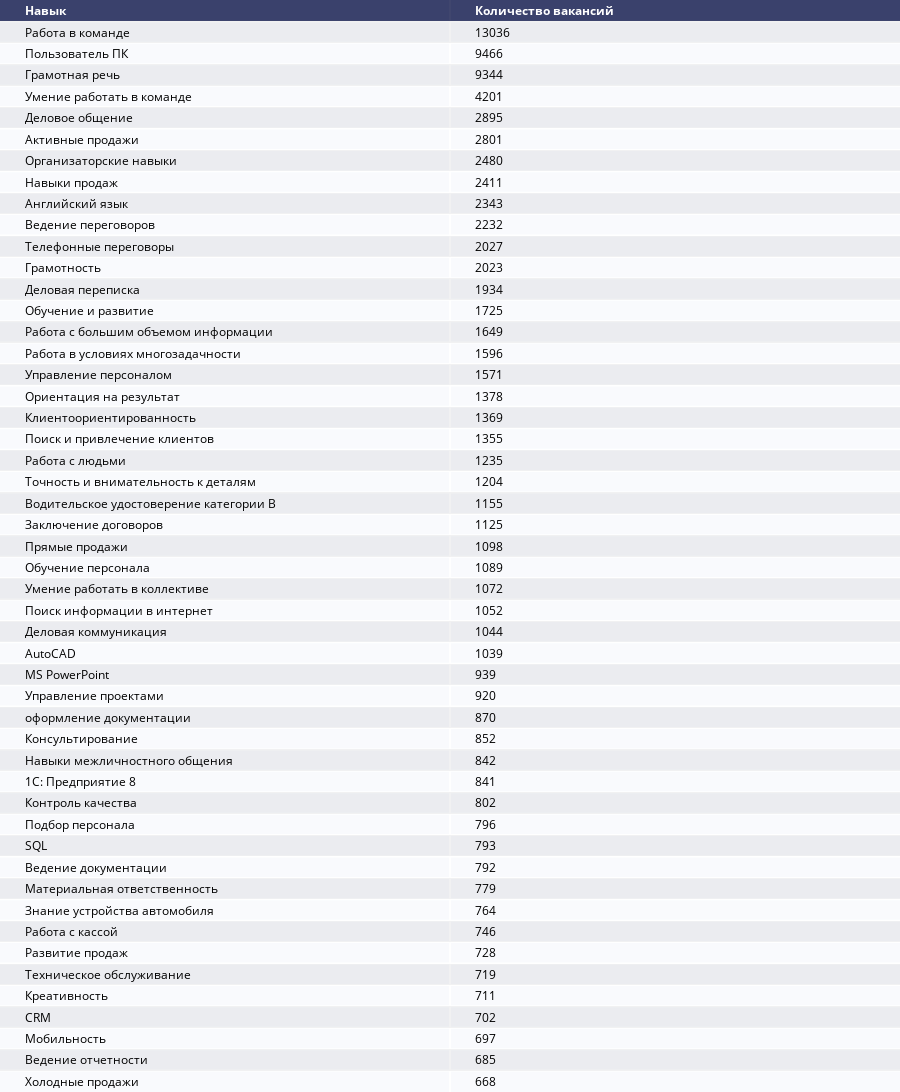

The notebook cell this image was saved under:
### Code cell
ff.create_table([('Навык', 'Количество вакансий')] + count_by_key_skill.most_common(50))

### Figure 1 — Plotly figure (JSON) as saved in the notebook; plotly's stock layout.template omitted (floating-point values rounded to 4 significant figures)
{"data": [{"colorscale": [[0, "#00083e"], [0.5, "#ededee"], [1, "#ffffff"]], "hoverinfo": "none", "opacity": 0.75, "showscale": false, "z": [[0, 0], [0.5, 0.5], [1, 1], [0.5, 0.5], [1, 1], [0.5, 0.5], [1, 1], [0.5, 0.5], [1, 1], [0.5, 0.5], [1, 1], [0.5, 0.5], [1, 1], [0.5, 0.5], [1, 1], [0.5, 0.5], [1, 1], [0.5, 0.5], [1, 1], [0.5, 0.5], [1, 1], [0.5, 0.5], [1, 1], [0.5, 0.5], [1, 1], [0.5, 0.5], [1, 1], [0.5, 0.5], [1, 1], [0.5, 0.5], [1, 1], [0.5, 0.5], [1, 1], [0.5, 0.5], [1, 1], [0.5, 0.5], [1, 1], [0.5, 0.5], [1, 1], [0.5, 0.5], [1, 1], [0.5, 0.5], [1, 1], [0.5, 0.5], [1, 1], [0.5, 0.5], [1, 1], [0.5, 0.5], [1, 1], [0.5, 0.5], [1, 1]], "type": "heatmap"}], "layout": {"annotations": [{"align": "left", "font": {"color": "#ffffff"}, "showarrow": false, "text": "<b>Навык</b>", "x": -0.45, "xanchor": "left", "xref": "x", "y": 0, "yref": "y"}, {"align": "left", "font": {"color": "#ffffff"}, "showarrow": false, "text": "<b>Количество вакансий</b>", "x": 0.55, "xanchor": "left", "xref": "x", "y": 0, "yref": "y"}, {"align": "left", "font": {"color": "#000000"}, "showarrow": false, "text": "Работа в команде", "x": -0.45, "xanchor": "left", "xref": "x", "y": 1, "yref": "y"}, {"align": "left", "font": {"color": "#000000"}, "showarrow": false, "text": "13036", "x": 0.55, "xanchor": "left", "xref": "x", "y": 1, "yref": "y"}, {"align": "left", "font": {"color": "#000000"}, "showarrow": false, "text": "Пользователь ПК", "x": -0.45, "xanchor": "left", "xref": "x", "y": 2, "yref": "y"}, {"align": "left", "font": {"color": "#000000"}, "showarrow": false, "text": "9466", "x": 0.55, "xanchor": "left", "xref": "x", "y": 2, "yref": "y"}, {"align": "left", "font": {"color": "#000000"}, "showarrow": false, "text": "Грамотная речь", "x": -0.45, "xanchor": "left", "xref": "x", "y": 3, "yref": "y"}, {"align": "left", "font": {"color": "#000000"}, "showarrow": false, "text": "9344", "x": 0.55, "xanchor": "left", "xref": "x", "y": 3, "yref": "y"}, {"align": "left", "font": {"color": "#000000"}, "showarrow": false, "text": "Умение работать в команде", "x": -0.45, "xanchor": "left", "xref": "x", "y": 4, "yref": "y"}, {"align": "left", "font": {"color": "#000000"}, "showarrow": false, "text": "4201", "x": 0.55, "xanchor": "left", "xref": "x", "y": 4, "yref": "y"}, {"align": "left", "font": {"color": "#000000"}, "showarrow": false, "text": "Деловое общение", "x": -0.45, "xanchor": "left", "xref": "x", "y": 5, "yref": "y"}, {"align": "left", "font": {"color": "#000000"}, "showarrow": false, "text": "2895", "x": 0.55, "xanchor": "left", "xref": "x", "y": 5, "yref": "y"}, {"align": "left", "font": {"color": "#000000"}, "showarrow": false, "text": "Активные продажи", "x": -0.45, "xanchor": "left", "xref": "x", "y": 6, "yref": "y"}, {"align": "left", "font": {"color": "#000000"}, "showarrow": false, "text": "2801", "x": 0.55, "xanchor": "left", "xref": "x", "y": 6, "yref": "y"}, {"align": "left", "font": {"color": "#000000"}, "showarrow": false, "text": "Организаторские навыки", "x": -0.45, "xanchor": "left", "xref": "x", "y": 7, "yref": "y"}, {"align": "left", "font": {"color": "#000000"}, "showarrow": false, "text": "2480", "x": 0.55, "xanchor": "left", "xref": "x", "y": 7, "yref": "y"}, {"align": "left", "font": {"color": "#000000"}, "showarrow": false, "text": "Навыки продаж", "x": -0.45, "xanchor": "left", "xref": "x", "y": 8, "yref": "y"}, {"align": "left", "font": {"color": "#000000"}, "showarrow": false, "text": "2411", "x": 0.55, "xanchor": "left", "xref": "x", "y": 8, "yref": "y"}, {"align": "left", "font": {"color": "#000000"}, "showarrow": false, "text": "Английский язык", "x": -0.45, "xanchor": "left", "xref": "x", "y": 9, "yref": "y"}, {"align": "left", "font": {"color": "#000000"}, "showarrow": false, "text": "2343", "x": 0.55, "xanchor": "left", "xref": "x", "y": 9, "yref": "y"}, {"align": "left", "font": {"color": "#000000"}, "showarrow": false, "text": "Ведение переговоров", "x": -0.45, "xanchor": "left", "xref": "x", "y": 10, "yref": "y"}, {"align": "left", "font": {"color": "#000000"}, "showarrow": false, "text": "2232", "x": 0.55, "xanchor": "left", "xref": "x", "y": 10, "yref": "y"}, {"align": "left", "font": {"color": "#000000"}, "showarrow": false, "text": "Телефонные переговоры", "x": -0.45, "xanchor": "left", "xref": "x", "y": 11, "yref": "y"}, {"align": "left", "font": {"color": "#000000"}, "showarrow": false, "text": "2027", "x": 0.55, "xanchor": "left", "xref": "x", "y": 11, "yref": "y"}, {"align": "left", "font": {"color": "#000000"}, "showarrow": false, "text": "Грамотность", "x": -0.45, "xanchor": "left", "xref": "x", "y": 12, "yref": "y"}, {"align": "left", "font": {"color": "#000000"}, "showarrow": false, "text": "2023", "x": 0.55, "xanchor": "left", "xref": "x", "y": 12, "yref": "y"}, {"align": "left", "font": {"color": "#000000"}, "showarrow": false, "text": "Деловая переписка", "x": -0.45, "xanchor": "left", "xref": "x", "y": 13, "yref": "y"}, {"align": "left", "font": {"color": "#000000"}, "showarrow": false, "text": "1934", "x": 0.55, "xanchor": "left", "xref": "x", "y": 13, "yref": "y"}, {"align": "left", "font": {"color": "#000000"}, "showarrow": false, "text": "Обучение и развитие", "x": -0.45, "xanchor": "left", "xref": "x", "y": 14, "yref": "y"}, {"align": "left", "font": {"color": "#000000"}, "showarrow": false, "text": "1725", "x": 0.55, "xanchor": "left", "xref": "x", "y": 14, "yref": "y"}, {"align": "left", "font": {"color": "#000000"}, "showarrow": false, "text": "Работа с большим объемом информации", "x": -0.45, "xanchor": "left", "xref": "x", "y": 15, "yref": "y"}, {"align": "left", "font": {"color": "#000000"}, "showarrow": false, "text": "1649", "x": 0.55, "xanchor": "left", "xref": "x", "y": 15, "yref": "y"}, {"align": "left", "font": {"color": "#000000"}, "showarrow": false, "text": "Работа в условиях многозадачности", "x": -0.45, "xanchor": "left", "xref": "x", "y": 16, "yref": "y"}, {"align": "left", "font": {"color": "#000000"}, "showarrow": false, "text": "1596", "x": 0.55, "xanchor": "left", "xref": "x", "y": 16, "yref": "y"}, {"align": "left", "font": {"color": "#000000"}, "showarrow": false, "text": "Управление персоналом", "x": -0.45, "xanchor": "left", "xref": "x", "y": 17, "yref": "y"}, {"align": "left", "font": {"color": "#000000"}, "showarrow": false, "text": "1571", "x": 0.55, "xanchor": "left", "xref": "x", "y": 17, "yref": "y"}, {"align": "left", "font": {"color": "#000000"}, "showarrow": false, "text": "Ориентация на результат", "x": -0.45, "xanchor": "left", "xref": "x", "y": 18, "yref": "y"}, {"align": "left", "font": {"color": "#000000"}, "showarrow": false, "text": "1378", "x": 0.55, "xanchor": "left", "xref": "x", "y": 18, "yref": "y"}, {"align": "left", "font": {"color": "#000000"}, "showarrow": false, "text": "Клиентоориентированность", "x": -0.45, "xanchor": "left", "xref": "x", "y": 19, "yref": "y"}, {"align": "left", "font": {"color": "#000000"}, "showarrow": false, "text": "1369", "x": 0.55, "xanchor": "left", "xref": "x", "y": 19, "yref": "y"}, {"align": "left", "font": {"color": "#000000"}, "showarrow": false, "text": "Поиск и привлечение клиентов", "x": -0.45, "xanchor": "left", "xref": "x", "y": 20, "yref": "y"}, {"align": "left", "font": {"color": "#000000"}, "showarrow": false, "text": "1355", "x": 0.55, "xanchor": "left", "xref": "x", "y": 20, "yref": "y"}, {"align": "left", "font": {"color": "#000000"}, "showarrow": false, "text": "Работа с людьми", "x": -0.45, "xanchor": "left", "xref": "x", "y": 21, "yref": "y"}, {"align": "left", "font": {"color": "#000000"}, "showarrow": false, "text": "1235", "x": 0.55, "xanchor": "left", "xref": "x", "y": 21, "yref": "y"}, {"align": "left", "font": {"color": "#000000"}, "showarrow": false, "text": "Точность и внимательность к деталям", "x": -0.45, "xanchor": "left", "xref": "x", "y": 22, "yref": "y"}, {"align": "left", "font": {"color": "#000000"}, "showarrow": false, "text": "1204", "x": 0.55, "xanchor": "left", "xref": "x", "y": 22, "yref": "y"}, {"align": "left", "font": {"color": "#000000"}, "showarrow": false, "text": "Водительское удостоверение категории B", "x": -0.45, "xanchor": "left", "xref": "x", "y": 23, "yref": "y"}, {"align": "left", "font": {"color": "#000000"}, "showarrow": false, "text": "1155", "x": 0.55, "xanchor": "left", "xref": "x", "y": 23, "yref": "y"}, {"align": "left", "font": {"color": "#000000"}, "showarrow": false, "text": "Заключение договоров", "x": -0.45, "xanchor": "left", "xref": "x", "y": 24, "yref": "y"}, {"align": "left", "font": {"color": "#000000"}, "showarrow": false, "text": "1125", "x": 0.55, "xanchor": "left", "xref": "x", "y": 24, "yref": "y"}, {"align": "left", "font": {"color": "#000000"}, "showarrow": false, "text": "Прямые продажи", "x": -0.45, "xanchor": "left", "xref": "x", "y": 25, "yref": "y"}, {"align": "left", "font": {"color": "#000000"}, "showarrow": false, "text": "1098", "x": 0.55, "xanchor": "left", "xref": "x", "y": 25, "yref": "y"}, {"align": "left", "font": {"color": "#000000"}, "showarrow": false, "text": "Обучение персонала", "x": -0.45, "xanchor": "left", "xref": "x", "y": 26, "yref": "y"}, {"align": "left", "font": {"color": "#000000"}, "showarrow": false, "text": "1089", "x": 0.55, "xanchor": "left", "xref": "x", "y": 26, "yref": "y"}, {"align": "left", "font": {"color": "#000000"}, "showarrow": false, "text": "Умение работать в коллективе", "x": -0.45, "xanchor": "left", "xref": "x", "y": 27, "yref": "y"}, {"align": "left", "font": {"color": "#000000"}, "showarrow": false, "text": "1072", "x": 0.55, "xanchor": "left", "xref": "x", "y": 27, "yref": "y"}, {"align": "left", "font": {"color": "#000000"}, "showarrow": false, "text": "Поиск информации в интернет", "x": -0.45, "xanchor": "left", "xref": "x", "y": 28, "yref": "y"}, {"align": "left", "font": {"color": "#000000"}, "showarrow": false, "text": "1052", "x": 0.55, "xanchor": "left", "xref": "x", "y": 28, "yref": "y"}, {"align": "left", "font": {"color": "#000000"}, "showarrow": false, "text": "Деловая коммуникация", "x": -0.45, "xanchor": "left", "xref": "x", "y": 29, "yref": "y"}, {"align": "left", "font": {"color": "#000000"}, "showarrow": false, "text": "1044", "x": 0.55, "xanchor": "left", "xref": "x", "y": 29, "yref": "y"}, {"align": "left", "font": {"color": "#000000"}, "showarrow": false, "text": "AutoCAD", "x": -0.45, "xanchor": "left", "xref": "x", "y": 30, "yref": "y"}, {"align": "left", "font": {"color": "#000000"}, "showarrow": false, "text": "1039", "x": 0.55, "xanchor": "left", "xref": "x", "y": 30, "yref": "y"}, {"align": "left", "font": {"color": "#000000"}, "showarrow": false, "text": "MS PowerPoint", "x": -0.45, "xanchor": "left", "xref": "x", "y": 31, "yref": "y"}, {"align": "left", "font": {"color": "#000000"}, "showarrow": false, "text": "939", "x": 0.55, "xanchor": "left", "xref": "x", "y": 31, "yref": "y"}, {"align": "left", "font": {"color": "#000000"}, "showarrow": false, "text": "Управление проектами", "x": -0.45, "xanchor": "left", "xref": "x", "y": 32, "yref": "y"}, {"align": "left", "font": {"color": "#000000"}, "showarrow": false, "text": "920", "x": 0.55, "xanchor": "left", "xref": "x", "y": 32, "yref": "y"}, {"align": "left", "font": {"color": "#000000"}, "showarrow": false, "text": "оформление документации", "x": -0.45, "xanchor": "left", "xref": "x", "y": 33, "yref": "y"}, {"align": "left", "font": {"color": "#000000"}, "showarrow": false, "text": "870", "x": 0.55, "xanchor": "left", "xref": "x", "y": 33, "yref": "y"}, {"align": "left", "font": {"color": "#000000"}, "showarrow": false, "text": "Консультирование", "x": -0.45, "xanchor": "left", "xref": "x", "y": 34, "yref": "y"}, {"align": "left", "font": {"color": "#000000"}, "showarrow": false, "text": "852", "x": 0.55, "xanchor": "left", "xref": "x", "y": 34, "yref": "y"}, {"align": "left", "font": {"color": "#000000"}, "showarrow": false, "text": "Навыки межличностного общения", "x": -0.45, "xanchor": "left", "xref": "x", "y": 35, "yref": "y"}, {"align": "left", "font": {"color": "#000000"}, "showarrow": false, "text": "842", "x": 0.55, "xanchor": "left", "xref": "x", "y": 35, "yref": "y"}, {"align": "left", "font": {"color": "#000000"}, "showarrow": false, "text": "1С: Предприятие 8", "x": -0.45, "xanchor": "left", "xref": "x", "y": 36, "yref": "y"}, {"align": "left", "font": {"color": "#000000"}, "showarrow": false, "text": "841", "x": 0.55, "xanchor": "left", "xref": "x", "y": 36, "yref": "y"}, {"align": "left", "font": {"color": "#000000"}, "showarrow": false, "text": "Контроль качества", "x": -0.45, "xanchor": "left", "xref": "x", "y": 37, "yref": "y"}, {"align": "left", "font": {"color": "#000000"}, "showarrow": false, "text": "802", "x": 0.55, "xanchor": "left", "xref": "x", "y": 37, "yref": "y"}, {"align": "left", "font": {"color": "#000000"}, "showarrow": false, "text": "Подбор персонала", "x": -0.45, "xanchor": "left", "xref": "x", "y": 38, "yref": "y"}, {"align": "left", "font": {"color": "#000000"}, "showarrow": false, "text": "796", "x": 0.55, "xanchor": "left", "xref": "x", "y": 38, "yref": "y"}, {"align": "left", "font": {"color": "#000000"}, "showarrow": false, "text": "SQL", "x": -0.45, "xanchor": "left", "xref": "x", "y": 39, "yref": "y"}, {"align": "left", "font": {"color": "#000000"}, "showarrow": false, "text": "793", "x": 0.55, "xanchor": "left", "xref": "x", "y": 39, "yref": "y"}, {"align": "left", "font": {"color": "#000000"}, "showarrow": false, "text": "Ведение документации", "x": -0.45, "xanchor": "left", "xref": "x", "y": 40, "yref": "y"}, {"align": "left", "font": {"color": "#000000"}, "showarrow": false, "text": "792", "x": 0.55, "xanchor": "left", "xref": "x", "y": 40, "yref": "y"}, {"align": "left", "font": {"color": "#000000"}, "showarrow": false, "text": "Материальная ответственность", "x": -0.45, "xanchor": "left", "xref": "x", "y": 41, "yref": "y"}, {"align": "left", "font": {"color": "#000000"}, "showarrow": false, "text": "779", "x": 0.55, "xanchor": "left", "xref": "x", "y": 41, "yref": "y"}, {"align": "left", "font": {"color": "#000000"}, "showarrow": false, "text": "Знание устройства автомобиля", "x": -0.45, "xanchor": "left", "xref": "x", "y": 42, "yref": "y"}, {"align": "left", "font": {"color": "#000000"}, "showarrow": false, "text": "764", "x": 0.55, "xanchor": "left", "xref": "x", "y": 42, "yref": "y"}, {"align": "left", "font": {"color": "#000000"}, "showarrow": false, "text": "Работа с кассой", "x": -0.45, "xanchor": "left", "xref": "x", "y": 43, "yref": "y"}, {"align": "left", "font": {"color": "#000000"}, "showarrow": false, "text": "746", "x": 0.55, "xanchor": "left", "xref": "x", "y": 43, "yref": "y"}, {"align": "left", "font": {"color": "#000000"}, "showarrow": false, "text": "Развитие продаж", "x": -0.45, "xanchor": "left", "xref": "x", "y": 44, "yref": "y"}, {"align": "left", "font": {"color": "#000000"}, "showarrow": false, "text": "728", "x": 0.55, "xanchor": "left", "xref": "x", "y": 44, "yref": "y"}, {"align": "left", "font": {"color": "#000000"}, "showarrow": false, "text": "Техническое обслуживание", "x": -0.45, "xanchor": "left", "xref": "x", "y": 45, "yref": "y"}, {"align": "left", "font": {"color": "#000000"}, "showarrow": false, "text": "719", "x": 0.55, "xanchor": "left", "xref": "x", "y": 45, "yref": "y"}, {"align": "left", "font": {"color": "#000000"}, "showarrow": false, "text": "Креативность", "x": -0.45, "xanchor": "left", "xref": "x", "y": 46, "yref": "y"}, {"align": "left", "font": {"color": "#000000"}, "showarrow": false, "text": "711", "x": 0.55, "xanchor": "left", "xref": "x", "y": 46, "yref": "y"}, {"align": "left", "font": {"color": "#000000"}, "showarrow": false, "text": "CRM", "x": -0.45, "xanchor": "left", "xref": "x", "y": 47, "yref": "y"}, {"align": "left", "font": {"color": "#000000"}, "showarrow": false, "text": "702", "x": 0.55, "xanchor": "left", "xref": "x", "y": 47, "yref": "y"}, {"align": "left", "font": {"color": "#000000"}, "showarrow": false, "text": "Мобильность", "x": -0.45, "xanchor": "left", "xref": "x", "y": 48, "yref": "y"}, {"align": "left", "font": {"color": "#000000"}, "showarrow": false, "text": "697", "x": 0.55, "xanchor": "left", "xref": "x", "y": 48, "yref": "y"}, {"align": "left", "font": {"color": "#000000"}, "showarrow": false, "text": "Ведение отчетности", "x": -0.45, "xanchor": "left", "xref": "x", "y": 49, "yref": "y"}, {"align": "left", "font": {"color": "#000000"}, "showarrow": false, "text": "685", "x": 0.55, "xanchor": "left", "xref": "x", "y": 49, "yref": "y"}, {"align": "left", "font": {"color": "#000000"}, "showarrow": false, "text": "Холодные продажи", "x": -0.45, "xanchor": "left", "xref": "x", "y": 50, "yref": "y"}, {"align": "left", "font": {"color": "#000000"}, "showarrow": false, "text": "668", "x": 0.55, "xanchor": "left", "xref": "x", "y": 50, "yref": "y"}], "height": 1580, "margin": {"b": 0, "l": 0, "r": 0, "t": 0}, "xaxis": {"dtick": 1, "gridwidth": 2, "showticklabels": false, "tick0": -0.5, "ticks": "", "zeroline": false}, "yaxis": {"autorange": "reversed", "dtick": 1, "gridwidth": 2, "showticklabels": false, "tick0": 0.5, "ticks": "", "zeroline": false}}}
